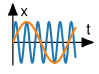

Write Python code to recreate this figure.
#%%
try:
    from pathlib import Path
    import importlib.machinery
    import numpy as np
    import matplotlib as mpl
    import matplotlib.pyplot as plt
    from svgpathtools import svg2paths
    from svgpath2mpl import parse_path
    from matplotlib.markers import MarkerStyle
except Exception as e:
    print("Some Modules are missing {}".format(e))

mpl.use('PDF') 
mpl.rc('font',**{'family':'sans-serif','sans-serif':['Helvetica']})
mpl.rc('pdf', use14corefonts=True)

path = Path(__file__).resolve()

def import_file(full_name, path):
    """Import a python module from a path 3.5+ only.
    Does not call sys.modules[full_name] = path
    """
    from importlib import util
    loader = importlib.machinery.SourceFileLoader('temp', path)
    spec = util.spec_from_loader(loader.name, loader)
    mod = util.module_from_spec(spec)
    loader.exec_module(mod)
    return mod

# Colors (acces by colpalette)
colfound = False
colpath = None
colpath_parts = path.parts
for i, part in reversed(list(enumerate(colpath_parts))):
    if part.lower() == 'figures':
        colpath = Path(*colpath_parts[:(i+1)]) / 'colors'
        colfound=True
        break
if not colfound:
    print('Color palettes were not found. Using standard colors')
### File locations
# input
markerdir = Path('markers')
# output
outdir = Path('out')
filename = '' # if empty this files name is used

### Import svg paths of markers
svgs = list(markerdir.glob('*.svg'))
svgpath_dict = {}
for f in svgs:
    key = f.stem
    paths, _ = svg2paths(str(f))
    svgpath_dict[key] = paths[0].d()
    if key.endswith('_r'):
        base_name = key[:-2]
        for i,ending in enumerate(('_u', '_l', '_d')):
            angle = (i+1)*90
            svgpath_dict[''.join([base_name,ending])] = paths[0].rotated(angle).d()

marker_dict={}
for key in svgpath_dict:
    marker_dict[key] = parse_path(svgpath_dict[key])
    # center horizontally
    marker_dict[key].vertices -= marker_dict[key].vertices.mean(axis=0)

# %%
### Visual parameters
aspRatio=4/3            # figure aspect ratio
keepAspRatio=True       # if false height is taken into account
width=2.5               # [cm] figure width
height=2.5              # [cm] used iff not keepAspectratio

plotLineWidth=1.2       # [pt] line width of plotted lines
axisLineWidth=0.9       # [pt] line width of plotted axes
axisArrow_relSize=10    # [-] defines marker size w.r.t. axisLineWidth
xaxis_rel_length=1.15   # [-] relative x-axis bound to data
yaxis_rel_length=1.25   # [-] relative y-axis bound to data

labelSize=11            # [pt] label font size
xlabelshift=np.array([0.0, 0.34])  # [-] relative x-label shift to x-axis enpoint
ylabelshift=np.array([0.15, 0.05])  # [-] relative y-label shift to y-axis enpoint

### Contentual parameters
axislables=['t','x']
x = np.linspace(0,11.25*np.pi,num=1000)
y = np.sin(x)
z = np.sin(x/5)
xp = np.array([2.5,7.5])*np.pi
yp = np.array([1, -1])

#%%
### Plot

plt.ioff() # turn off interactive mode

def plot(x,y,z, ax=None):
    if ax is None:
        ax = plt.gca()
    # Plots
    ax.plot(x,y,zorder=10)
    ax.plot(x,z,zorder=11)
    # Axis visibility and linewidth
    for side in ['left', 'bottom']:
        ax.spines[side].set_position('zero')
        ax.spines[side].set_linewidth(axisLineWidth)
    for side in ['right', 'top']:
        ax.spines[side].set_visible(False)
    # Ticks orientation
    ax.xaxis.set_ticks_position('bottom')
    ax.yaxis.set_ticks_position('left')
    # Toggle Ticks invisible
    ax.set_xticks([])
    ax.set_yticks([])
    ax.set_xlabel(axislables[0], fontsize=labelSize)
    ax.set_ylabel(axislables[1], fontsize=labelSize, rotation=0)
    # Axis limits (extend)
    xlim = ax.axes.get_xlim()
    ax.axes.set_xlim((0,xlim[1]*xaxis_rel_length))
    ylim = ax.axes.get_ylim()
    ax.axes.set_ylim((ylim[0], ylim[0]+(ylim[1]-ylim[0])*yaxis_rel_length))
    # Axis reposition labels
    xspine_pt = ax.spines['bottom']._path._vertices[1,:]
    yspine_pt = ax.spines['left']._path._vertices[1,:]
    trans = ax.transLimits.transform
    xspine_coord = trans(xspine_pt)
    if xspine_coord[0] < 0.5:    # hard coded bug fix
        xspine_coord[0] = 1
    xlabel_coord = xspine_coord + xlabelshift
    ylabel_coord = trans(yspine_pt) + ylabelshift
    ax.xaxis.set_label_coords(*xlabel_coord)
    ax.yaxis.set_label_coords(*ylabel_coord)
    # Draw axis arrows
    ax.plot((1), (0), ls="", marker=marker_dict['arrow_r'], ms=axisArrow_relSize*axisLineWidth, color="k",
        transform=ax.get_yaxis_transform(), clip_on=False)
    ax.plot((0), (1), ls="", marker=marker_dict['arrow_u'], ms=axisArrow_relSize*axisLineWidth, color="k",
        transform=ax.get_xaxis_transform(), clip_on=False)

cm = 1/2.54
if keepAspRatio:
    height = width/aspRatio
fig = plt.figure(figsize=(width*cm, height*cm))
ax = fig.add_subplot(111)
plot(x,y,z,ax)

if filename is None or not filename:
    filename = Path(__file__).stem
plt.savefig('{}.pdf'.format(filename))

plt.show()
